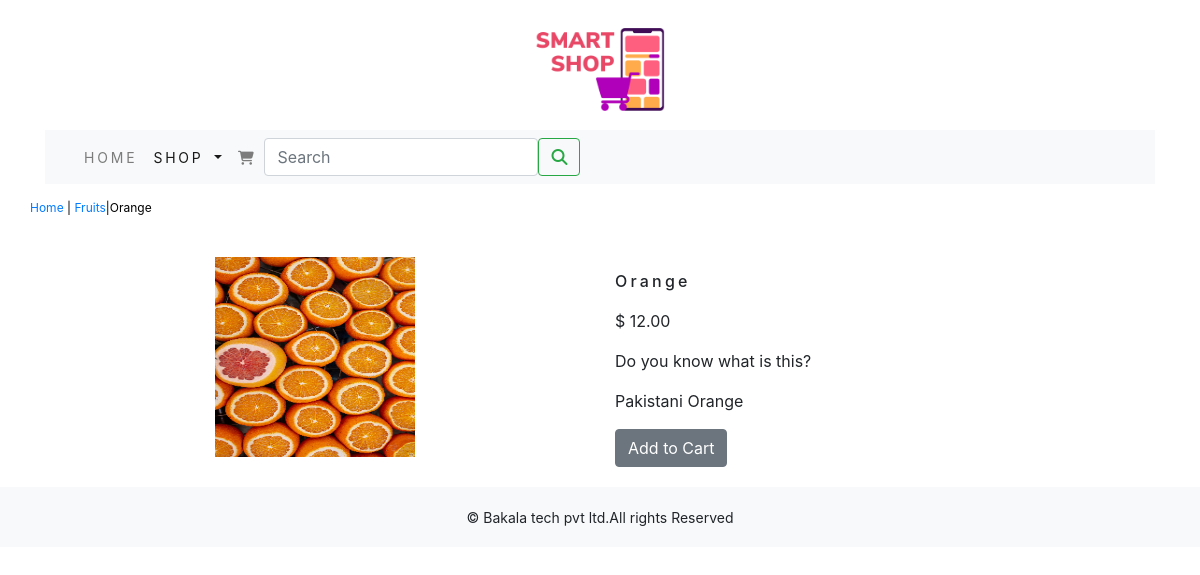
/shopon/Fruits/orange/, run on the app's committed database.
### shopon/models.py (models this page shows, shortened)
class Product(models.Model):
    name=models.CharField(max_length=250,unique=True)
    slug=models.SlugField(max_length=250,unique=True)
    description=models.TextField(blank=True)
    price=models.DecimalField(max_digits=10,decimal_places=2)
    category=models.ForeignKey(Category,on_delete=models.CASCADE)
    image=models.ImageField(upload_to='product',blank=True)
    stock=models.IntegerField()
    available=models.BooleanField(default=True)
    created=models.DateTimeField(auto_now_add=True)
    updated=models.DateTimeField(auto_now=True)
    class Meta:
        ordering = ('name',)
        verbose_name = 'product'
        verbose_name_plural = 'products'

class Category(models.Model):
    name=models.CharField(max_length=250,unique=True)
    slug=models.SlugField(max_length=250,unique=True)
    description=models.TextField(blank=True)
    image=models.ImageField(upload_to='category',blank=True)
    class Meta:
        ordering=('name',)
        verbose_name='category'
        verbose_name_plural='categories'
    def get_url(self):
        return reverse('shopon:product_by_category',args=[self.slug])
    def __str__(self):
        return '{}'.format(self.name)

### shopon/views.py (the view)
# urls.py: path('<slug:c_slug>/<slug:product_slug>/', views.proDetail, name='prodCatdetail'),
def proDetail(request,c_slug,product_slug):
    try:
        product= Product.objects.get(category__slug=c_slug, slug=product_slug)
    except Exception as e:
        raise e
    return render(request, "product.html", {'product': product})

### cart/context_processors.py (called while the page is built)
def counter(request):
    item_count=0
    if 'admin' in request.path:
        return {}
    else:
        try:
            cart=Cart.objects.filter(cart_id=_cart_id(request))
            car_items=CartItem.objects.all().filter(cart=cart[:1])
            for cart_item in car_items:
                item_count += cart_item.quantity
        except Cart.DoesNotExist:
            item_count =0
    return dict(item_count=item_count)

### cart/views.py (called while the page is built)
def _cart_id(request):
    cart=request.session.session_key
    if not cart:
        cart=request.session.create()
    return cart

### shopon/context_processors.py (called while the page is built)
def menu_links(request):
    links=Category.objects.all()
    return dict(links=links)

### templates/product.html (shortened to what this page needs)
{% extends 'base.html' %}
{% load static %}
{% block content %}
<div class="row my_prod_row_class">
    <div class="mx_auto">
        <p> <a href="{% url 'shopon:allProdCat' %}">Home</a> | <a href ="{{product.category.get_url}}">{{product.category}}</a>|{{product.name}}</p>
    </div>
<div class="container">
<br>
<div class="row">
    <div class="col-12 col-sm-12 col-md-12 col-lg-6 text-center">
        <div style="min-width:18rem">
            <img src="{{product.image.url}}" alt="{{product.name}}">
        </div>
    </div>
    <div class="col-12 col-sm-12 col-md-12 col-lg-6">
        <div>
        <h1 class="my_prod_title">{{product.name}}</h1>
        <p>$ {{product.price}}</p>
        <p class="my_title"> Do you know what is this? </p>
        <p class="text-justify my_rod_text">{{product.description}}</p>
        {% if product.stock <= 0 %}
        <p class="text-justify my_prod_text"><b>Out of Stock</b></p>
        {% else %}
        <a class="btn btn-secondary" href="{% url 'cart:add_cart' product.id %}">Add to Cart</a>
        {% endif %}
        </div>
    </div>
</div>
</div>
</div>
{% endblock %}

### static/css/custom.css (style rules this page uses)
body { font-family: 'Roboto' , sans-serif; }
.my_title { font-size:16px text_transform:uppercase letter-spacing:.2em }
.my_prod_row_class { padding-top:15px; padding-bottom:20px; }
.my_prod_row_class .mx_auto { color:#000; font-size:12px; text-decoration:none; }
.my_prod_title { font-size:16px; text_transform:uppercase; letter-spacing:.2em; padding-top:15px; padding-bottom:10px; }

### data on the page
Product: category "Fruits", name "Orange", image (picture), price "12.00", description "Pakistani Orange"
